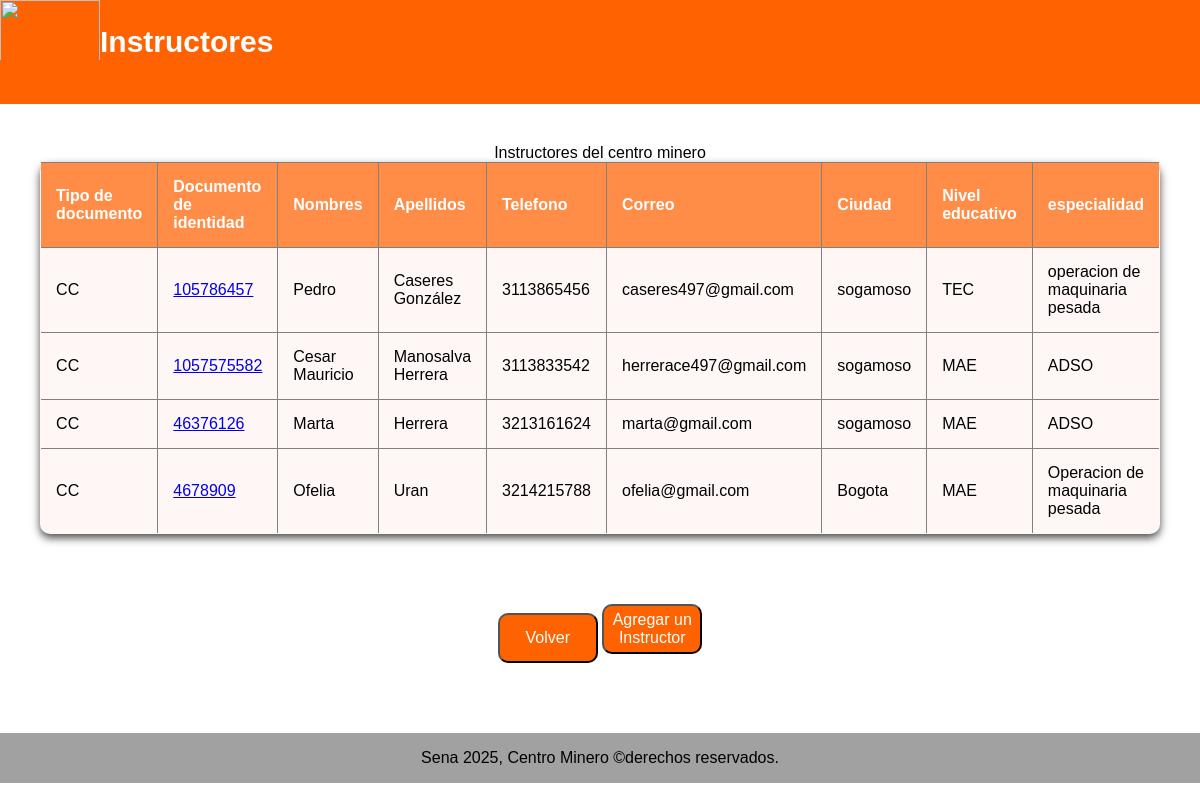
Before: /instructores/ with the older database file.
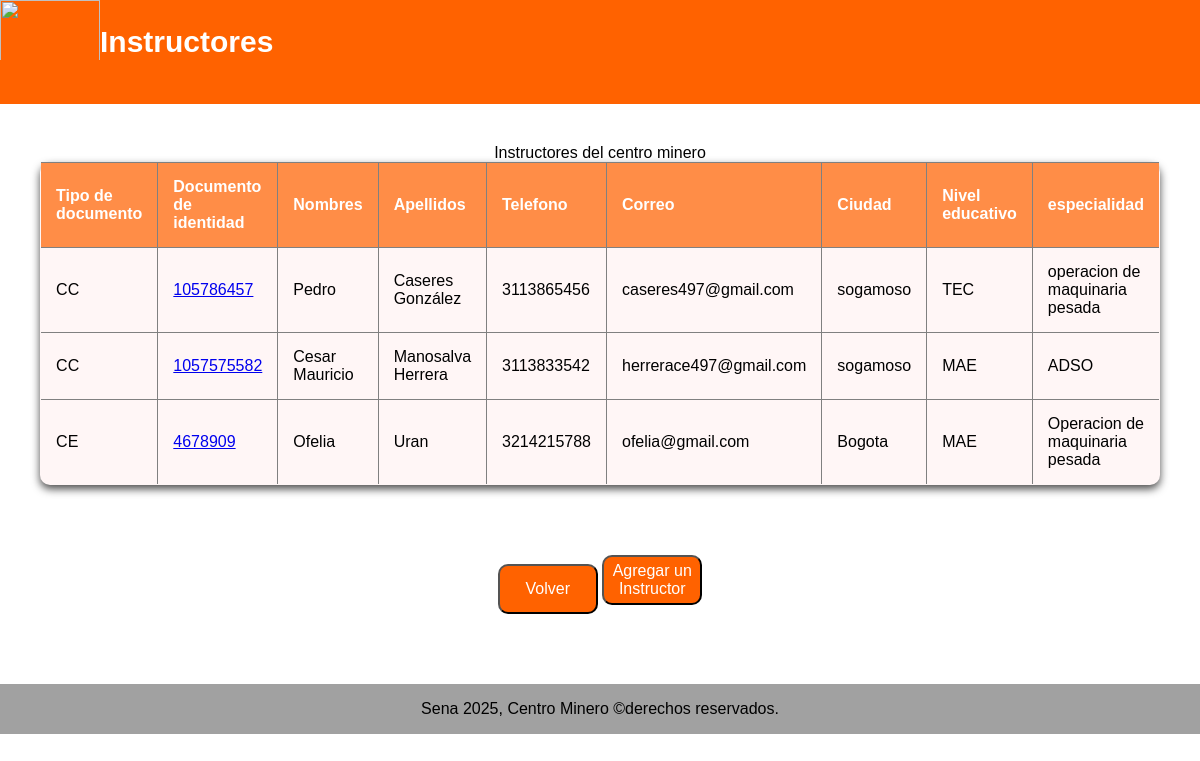
After: the same page with the newer database file.
### instructores/models.py (models this page shows, shortened)
class Instructor(models.Model):
    TIPO_DOCUMENTO_CHOICES = [
        ('CC','cedula de ciudania'),
        ('CE', 'cedula de extranjeria'),
        ('TI', 'Tarjeta de identidad'),
        ('PAS','pasaporte'),
    ]
    NIVEL_EDUCATIVO_CHOICES = [
        ('TEC','Tecnico'),
        ('TGL', 'Tecnologo'),
        ('PRE', 'Pregrado'),
        ('ESP', 'Especialización'),
        ('MAE', 'Maestria'),
        ('DOC', 'Doctorado'),
    ]
    documento_identidad = models.CharField(max_length=20, unique = True)
    tipo_documento = models.CharField(max_length=3, choices=TIPO_DOCUMENTO_CHOICES, default='CC')
    nombre = models.CharField(max_length=100)
    apellido = models.CharField(max_length=100)
    telefono = models.CharField(max_length=15)
    correo = models.EmailField(max_length=50)
    fecha_nacimiento = models.DateField(null=True)
    ciudad = models.CharField(max_length=50)
    direccion = models.CharField(max_length=30, null=True)
    nivel_educativo = models.CharField(max_length=3, choices=NIVEL_EDUCATIVO_CHOICES, default='MAE')
    especialidad = models.CharField(max_length=50)
    años_experiencia = models.CharField(max_length=4)
    activo = models.BooleanField(default=True)
    fecha_vinculacion = models.DateField(null=True)

### instructores/views.py (the view)
# urls.py: path('instructores/', views.instructores, name='instructores'),
def instructores(request):
    lista_instructores = Instructor.objects.all()
    template = loader.get_template('instructor.html')
    context={
        'instructores' : lista_instructores,
    }
    return HttpResponse(template.render(context, request))

### instructores/templates/instructor.html (shortened to what this page needs)
<html lang="es">
<head>
</head>
<body>
    <nav>
        <img src="https://www.thearchipielagopress.co/wp-content/uploads/2020/10/sena-1800.jpg" alt="" class="sena-img">
        <div><h1 class="titulo-nav">Instructores</h1></div>
    </nav>
    <table border="1" cellspacing="0" cellpadding="7">
        <caption>Instructores del centro minero</caption>
        <thead>
            <tr>
                <th>Tipo de documento</th>
                <th>Documento de identidad</th>
                <th>Nombres</th>
                <th>Apellidos</th>
                <th>Telefono</th>
                <th>Correo</th>
                <th>Ciudad</th>
                <th>Nivel educativo</th>
                <th>especialidad</th>
            </tr>
        </thead>
        <tbody>
            {% for i in instructores %}
            <tr>
                <td>{{ i.tipo_documento }}</td>
                <td><a href="instructor/{{ i.id }}">{{ i.documento_identidad }}</a></td>
                <td>{{ i.nombre }}</td>
                <td>{{ i.apellido }}</td>
                <td>{{ i.telefono }}</td>
                <td>{{ i.correo }}</td>
                <td>{{ i.ciudad }}</td>
                <td>{{ i.nivel_educativo }}</td>
                <td>{{ i.especialidad }}</td>
            </tr>
            {% endfor %}
        </tbody>
    </table>
    <a href="/"><button>Volver</button></a>
    <a href="/crear_instructor/"><button>Agregar un Instructor</button></a>
    <footer>Sena 2025, Centro Minero ©derechos reservados.</footer>
</body>
</html>

Changed rows visible on the page:
removed Instructor: tipo_documento "CC", documento_identidad "46376126", nombre "Marta", apellido "Herrera", telefono "3213161624", correo "marta@gmail.com", ciudad "sogamoso", nivel_educativo "MAE", especialidad "ADSO"
removed Instructor: tipo_documento "CC", documento_identidad "4678909", nombre "Ofelia", apellido "Uran", telefono "3214215788", correo "ofelia@gmail.com", ciudad "Bogota", nivel_educativo "MAE", especialidad "Operacion de maquinaria pesada"
added Instructor: tipo_documento "CE", documento_identidad "4678909", nombre "Ofelia", apellido "Uran", telefono "3214215788", correo "ofelia@gmail.com", ciudad "Bogota", nivel_educativo "MAE", especialidad "Operacion de maquinaria pesada"
